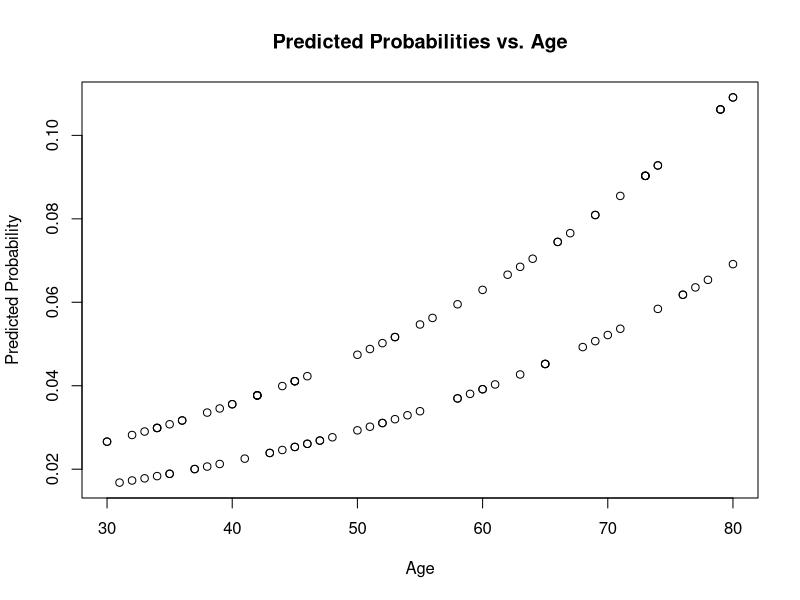
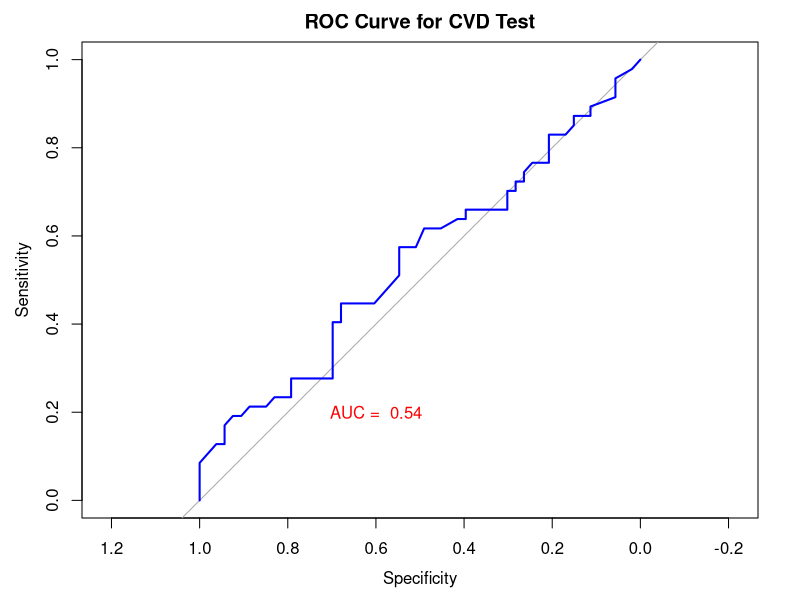

Generate these figures, in order, with R:
## ---- chunk 1

#Install packages using the install.packages()
install.packages("pROC", repos = "https://cran.r-project.org")
install.packages("ggplot2", repos = "https://cran.r-project.org")

#load the packages into R
library(ggplot2)
library(pROC)

#simulate data for 100 patients 
n <- 100

#simulate true disease status 
disease_status <- sample(c(0,1), size = n, replace = TRUE)

#Now simulate with the covariates (age [continuous] & gender [categorical])
age <- sample(30:80, size = n, replace = TRUE)
gender <- sample(c('Male', 'Female'), size = n, replace = TRUE)

#Logistic regression predicted probabilities, let's assume predicted probability of disease based on age and gender
predicted_probability <- 1/(1 + exp(-(0.03 * age + 0.5 * (gender == 'Male') - 5)))

#Plot the predicted probabilities 
plot(age, predicted_probability, main = "Predicted Probabilities vs. Age", xlab = "Age", ylab = "Predicted Probability")
## ---- chunk 2

#Create a data frame of the variables created above 
dis_data <- data.frame(disease_status, predicted_probability, age, gender)

#Create the ROC curve 
roc_curve <- roc(dis_data$disease_status, dis_data$predicted_probability)

#Plot the ROC Curve you created
plot(roc_curve, main = 'ROC Curve for CVD Test', col = 'blue')

#Add the AUC 
text(0.6, 0.2, paste("AUC = ", round(auc(roc_curve), 2)), col="red")

